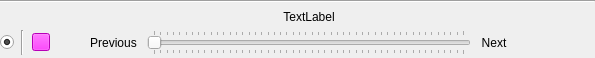
<?xml version="1.0" encoding="UTF-8"?>
<ui version="4.0">
 <class>RegistryWidget</class>
 <widget class="QWidget" name="RegistryWidget">
  <property name="geometry">
   <rect>
    <x>0</x>
    <y>0</y>
    <width>595</width>
    <height>58</height>
   </rect>
  </property>
  <property name="font">
   <font>
    <pointsize>9</pointsize>
   </font>
  </property>
  <property name="windowTitle">
   <string>Form</string>
  </property>
  <layout class="QGridLayout" name="gridLayout">
   <property name="leftMargin">
    <number>0</number>
   </property>
   <property name="topMargin">
    <number>0</number>
   </property>
   <property name="rightMargin">
    <number>0</number>
   </property>
   <property name="bottomMargin">
    <number>3</number>
   </property>
   <property name="spacing">
    <number>3</number>
   </property>
   <item row="2" column="4">
    <widget class="QToolButton" name="TilesColor">
     <property name="maximumSize">
      <size>
       <width>18</width>
       <height>18</height>
      </size>
     </property>
     <property name="cursor">
      <cursorShape>PointingHandCursor</cursorShape>
     </property>
     <property name="toolTip">
      <string>Select the color for the pixel changes in the registry</string>
     </property>
     <property name="styleSheet">
      <string notr="true">
QToolButton
{
   background-color:#ff00ff;
}</string>
     </property>
     <property name="text">
      <string/>
     </property>
    </widget>
   </item>
   <item row="2" column="8">
    <widget class="QSlider" name="PixelLogGroups_Slider">
     <property name="toolTip">
      <string>Pixel changes timeline slider</string>
     </property>
     <property name="minimum">
      <number>1</number>
     </property>
     <property name="maximum">
      <number>50</number>
     </property>
     <property name="orientation">
      <enum>Qt::Horizontal</enum>
     </property>
     <property name="tickPosition">
      <enum>QSlider::TicksBothSides</enum>
     </property>
     <property name="tickInterval">
      <number>1</number>
     </property>
    </widget>
   </item>
   <item row="2" column="12">
    <widget class="QToolButton" name="QPBtn_ExportRegistry">
     <property name="cursor">
      <cursorShape>PointingHandCursor</cursorShape>
     </property>
     <property name="toolTip">
      <string>Export the current ThRasE registry to a vector file</string>
     </property>
     <property name="text">
      <string/>
     </property>
     <property name="icon">
      <iconset>
       <normaloff>:/plugins/thrase/icons/export.svg</normaloff>:/plugins/thrase/icons/export.svg</iconset>
     </property>
     <property name="toolButtonStyle">
      <enum>Qt::ToolButtonIconOnly</enum>
     </property>
     <property name="autoRaise">
      <bool>true</bool>
     </property>
    </widget>
   </item>
   <item row="1" column="8">
    <widget class="QLabel" name="PixelLogGroup_DetailText">
     <property name="text">
      <string>TextLabel</string>
     </property>
     <property name="alignment">
      <set>Qt::AlignCenter</set>
     </property>
    </widget>
   </item>
   <item row="2" column="11">
    <widget class="QToolButton" name="DeleteRegistry">
     <property name="enabled">
      <bool>true</bool>
     </property>
     <property name="cursor">
      <cursorShape>PointingHandCursor</cursorShape>
     </property>
     <property name="toolTip">
      <string>Delete the entire registry of pixel changes for this layer</string>
     </property>
     <property name="icon">
      <iconset>
       <normaloff>:/plugins/thrase/icons/trash.svg</normaloff>:/plugins/thrase/icons/trash.svg</iconset>
     </property>
     <property name="toolButtonStyle">
      <enum>Qt::ToolButtonIconOnly</enum>
     </property>
     <property name="autoRaise">
      <bool>true</bool>
     </property>
    </widget>
   </item>
   <item row="2" column="2">
    <widget class="Line" name="line_2">
     <property name="orientation">
      <enum>Qt::Vertical</enum>
     </property>
    </widget>
   </item>
   <item row="2" column="9">
    <widget class="QToolButton" name="nextTileGroup">
     <property name="cursor">
      <cursorShape>PointingHandCursor</cursorShape>
     </property>
     <property name="toolTip">
      <string>Next registry entry</string>
     </property>
     <property name="layoutDirection">
      <enum>Qt::RightToLeft</enum>
     </property>
     <property name="text">
      <string>Next</string>
     </property>
     <property name="icon">
      <iconset>
       <normaloff>:/plugins/thrase/icons/next.svg</normaloff>:/plugins/thrase/icons/next.svg</iconset>
     </property>
     <property name="toolButtonStyle">
      <enum>Qt::ToolButtonIconOnly</enum>
     </property>
     <property name="autoRaise">
      <bool>true</bool>
     </property>
    </widget>
   </item>
   <item row="0" column="0" colspan="13">
    <widget class="Line" name="line">
     <property name="orientation">
      <enum>Qt::Horizontal</enum>
     </property>
    </widget>
   </item>
   <item row="2" column="5">
    <widget class="QToolButton" name="showAll">
     <property name="enabled">
      <bool>true</bool>
     </property>
     <property name="toolTip">
      <string>Show the entire registry (all pixels modified over time)</string>
     </property>
     <property name="text">
      <string/>
     </property>
     <property name="icon">
      <iconset>
       <normaloff>:/plugins/thrase/icons/visible.svg</normaloff>:/plugins/thrase/icons/visible.svg</iconset>
     </property>
     <property name="checkable">
      <bool>true</bool>
     </property>
     <property name="checked">
      <bool>false</bool>
     </property>
     <property name="toolButtonStyle">
      <enum>Qt::ToolButtonIconOnly</enum>
     </property>
     <property name="autoRaise">
      <bool>true</bool>
     </property>
    </widget>
   </item>
   <item row="2" column="7">
    <widget class="QToolButton" name="previousTileGroup">
     <property name="cursor">
      <cursorShape>PointingHandCursor</cursorShape>
     </property>
     <property name="toolTip">
      <string>Previous registry entry</string>
     </property>
     <property name="text">
      <string>Previous</string>
     </property>
     <property name="icon">
      <iconset>
       <normaloff>:/plugins/thrase/icons/previous.svg</normaloff>:/plugins/thrase/icons/previous.svg</iconset>
     </property>
     <property name="toolButtonStyle">
      <enum>Qt::ToolButtonIconOnly</enum>
     </property>
     <property name="autoRaise">
      <bool>true</bool>
     </property>
    </widget>
   </item>
   <item row="2" column="10">
    <widget class="QToolButton" name="autoCenter">
     <property name="toolTip">
      <string>Automatically center the current registry entry</string>
     </property>
     <property name="text">
      <string/>
     </property>
     <property name="icon">
      <iconset>
       <normaloff>:/plugins/thrase/icons/center.svg</normaloff>:/plugins/thrase/icons/center.svg</iconset>
     </property>
     <property name="checkable">
      <bool>true</bool>
     </property>
     <property name="toolButtonStyle">
      <enum>Qt::ToolButtonIconOnly</enum>
     </property>
     <property name="autoRaise">
      <bool>true</bool>
     </property>
    </widget>
   </item>
   <item row="2" column="0">
    <widget class="QRadioButton" name="EnableRegistry">
     <property name="toolTip">
      <string>&lt;html&gt;&lt;head/&gt;&lt;body&gt;&lt;p&gt;Enable/disable the registry.&lt;/p&gt;&lt;p&gt;If enabled: ThRasE will track all pixel edits made with any editing tool, even if registry widget is hidden.&lt;/p&gt;&lt;p&gt;If disabled: ThRasE will ignore new edits in the registry but preserve the existing one, if any.&lt;/p&gt;&lt;/body&gt;&lt;/html&gt;</string>
     </property>
     <property name="checked">
      <bool>true</bool>
     </property>
    </widget>
   </item>
   <item row="2" column="1">
    <spacer name="horizontalSpacer_14">
     <property name="orientation">
      <enum>Qt::Horizontal</enum>
     </property>
     <property name="sizeType">
      <enum>QSizePolicy::Fixed</enum>
     </property>
     <property name="sizeHint" stdset="0">
      <size>
       <width>1</width>
       <height>20</height>
      </size>
     </property>
    </spacer>
   </item>
   <item row="2" column="3">
    <spacer name="horizontalSpacer_13">
     <property name="orientation">
      <enum>Qt::Horizontal</enum>
     </property>
     <property name="sizeType">
      <enum>QSizePolicy::Fixed</enum>
     </property>
     <property name="sizeHint" stdset="0">
      <size>
       <width>2</width>
       <height>20</height>
      </size>
     </property>
    </spacer>
   </item>
  </layout>
 </widget>
 <resources/>
 <connections/>
</ui>
